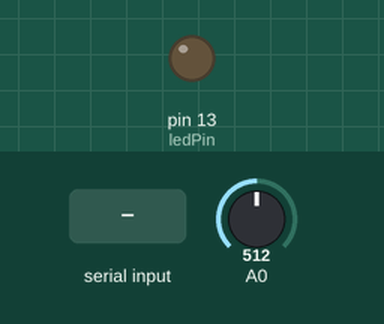
Simulated run of this sketch. Board: Arduino Uno, built with avr-gcc and run on an emulated ATmega328P. Shown: output pins drawn as LEDs (lit = HIGH). The test bench sets the inputs (shaded band); at power-on: A0 = 512. What the sketch prints to the serial monitor is not drawn.

Above: at 1.2 s.
1.3 s: "H" received over Serial
At 1.6 s:
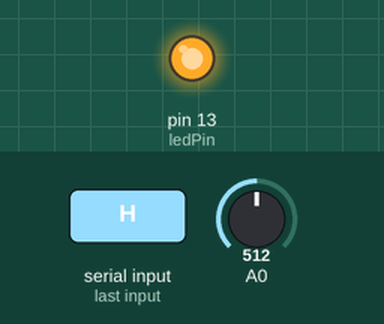
4.5 s: "1" received over Serial
At 5.3 s:
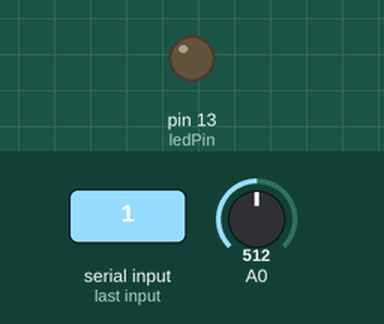
Timing chart, 0 to 7.5 s (numbered marks = the images above; inputs shaded):
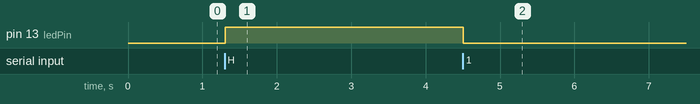

The sketch:

serial_oneValue_read_and_write_arduino.ino
```cpp
// IMA NYU Shanghai
// Interaction Lab

int valueFromProcessing;
int ledPin = 13;

void setup() {
  Serial.begin(9600);
  pinMode(ledPin, OUTPUT);
}

void loop() {
  // check the difference between these two
  //Serial.println(100);  // send three letters(1,0,0) as ASCII code in three bytes
  //Serial.write(100);    // send a number(100) in one byte

  // to send a value to Processing
  int value = analogRead(A0);
  Serial.write(value);

  // to receive a value from Processing
  while (Serial.available()) {
    valueFromProcessing = Serial.read();
  }
  if (valueFromProcessing == 'H') {
    digitalWrite(ledPin, HIGH);
  } else {
    digitalWrite(ledPin, LOW);
  }
  // too fast communication might cause some latency in Processing
  // this delay resolves the issue.
  delay(10);
}
```

Measured:
- after the input at 1.3 s, pin 13 (ledPin): LOW → HIGH at once
- after the input at 4.5 s, pin 13 (ledPin): HIGH → LOW at once
